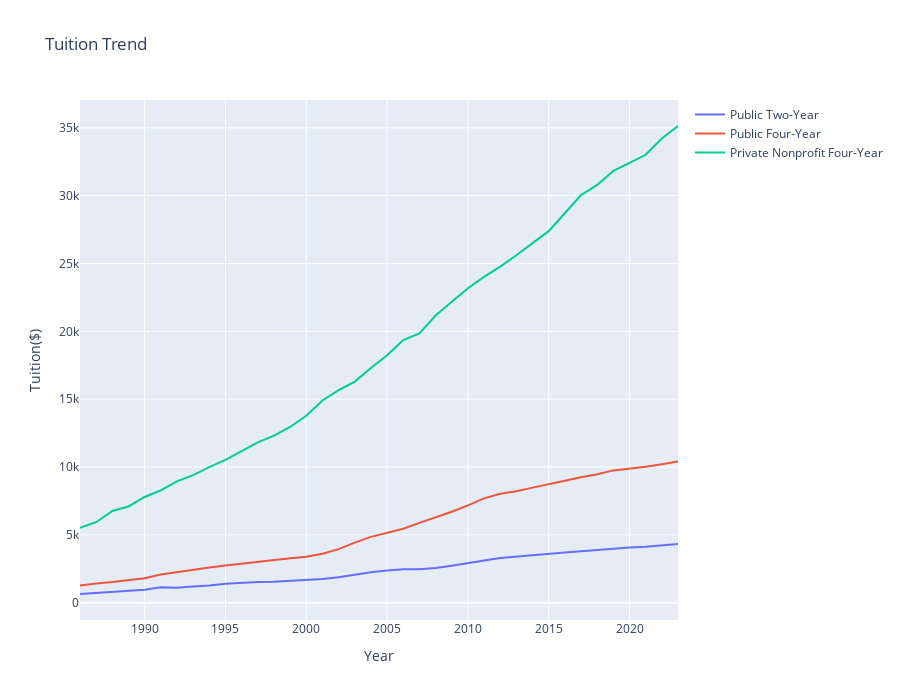

Notebook code cell kept with this figure:
### Code cell
import plotly.express as px

# Assuming df is your DataFrame containing the data
fig = px.line(df, x="Year", y=df.columns[1:], title="Tuition Trend", labels={'Year': 'Year', 'value': 'Tuition($)'}, width=900, height=700)
fig.update_layout(xaxis_title='Year', yaxis_title='Tuition($)', legend_title='')


fig.show()
fig.write_html("../../graphs/html/one.html")

### Figure 1 — Plotly figure (JSON) as saved in the notebook; plotly's stock layout.template omitted (floating-point values rounded to 4 significant figures)
{"data": [{"hovertemplate": "variable=Public Two-Year<br>Year=%{x}<br>Tuition($)=%{y}<extra></extra>", "legendgroup": "Public Two-Year", "line": {"color": "#636efa", "dash": "solid"}, "marker": {"symbol": "circle"}, "mode": "lines", "name": "Public Two-Year", "orientation": "v", "showlegend": true, "type": "scatter", "x": [1986, 1987, 1988, 1989, 1990, 1991, 1992, 1993, 1994, 1995, 1996, 1997, 1998, 1999, 2000, 2001, 2002, 2003, 2004, 2005, 2006, 2007, 2008, 2009, 2010, 2011, 2012, 2013, 2014, 2015, 2016, 2017, 2018, 2019, 2020, 2021, 2022, 2023], "xaxis": "x", "y": [640, 720, 800, 850, 950, 1130, 1100, 1200, 1270, 1400, 1480, 1530, 1550, 1600, 1700, 1750, 1880, 2070, 2240, 2370, 2460, 2460, 2550, 2720, 2890, 3110, 3290, 3400, 3520, 3610, 3700, 3790, 3900, 4000, 4070, 4130, 4220, 4330], "yaxis": "y"}, {"hovertemplate": "variable=Public Four-Year<br>Year=%{x}<br>Tuition($)=%{y}<extra></extra>", "legendgroup": "Public Four-Year", "line": {"color": "#EF553B", "dash": "solid"}, "marker": {"symbol": "circle"}, "mode": "lines", "name": "Public Four-Year", "orientation": "v", "showlegend": true, "type": "scatter", "x": [1986, 1987, 1988, 1989, 1990, 1991, 1992, 1993, 1994, 1995, 1996, 1997, 1998, 1999, 2000, 2001, 2002, 2003, 2004, 2005, 2006, 2007, 2008, 2009, 2010, 2011, 2012, 2013, 2014, 2015, 2016, 2017, 2018, 2019, 2020, 2021, 2022, 2023], "xaxis": "x", "y": [1260, 1420, 1520, 1640, 1800, 2070, 2260, 2430, 2590, 2740, 2880, 3040, 3160, 3280, 3380, 3610, 3950, 4430, 4850, 5170, 5450, 5880, 6270, 6700, 7170, 7690, 8030, 8220, 8480, 8710, 8980, 9250, 9470, 9750, 9860, 10020, 10200, 10410], "yaxis": "y"}, {"hovertemplate": "variable=Private Nonprofit Four-Year<br>Year=%{x}<br>Tuition($)=%{y}<extra></extra>", "legendgroup": "Private Nonprofit Four-Year", "line": {"color": "#00cc96", "dash": "solid"}, "marker": {"symbol": "circle"}, "mode": "lines", "name": "Private Nonprofit Four-Year", "orientation": "v", "showlegend": true, "type": "scatter", "x": [1986, 1987, 1988, 1989, 1990, 1991, 1992, 1993, 1994, 1995, 1996, 1997, 1998, 1999, 2000, 2001, 2002, 2003, 2004, 2005, 2006, 2007, 2008, 2009, 2010, 2011, 2012, 2013, 2014, 2015, 2016, 2017, 2018, 2019, 2020, 2021, 2022, 2023], "xaxis": "x", "y": [5520, 5930, 6760, 7090, 7790, 8280, 8940, 9400, 9990, 10530, 11170, 11810, 12310, 12950, 13770, 14900, 15660, 16290, 17290, 18230, 19360, 19850, 21160, 22170, 23170, 24010, 24770, 25600, 26470, 27380, 28700, 30040, 30790, 31820, 32410, 33010, 34210, 35130], "yaxis": "y"}], "layout": {"height": 700, "legend": {"title": {"text": ""}, "tracegroupgap": 0}, "title": {"text": "Tuition Trend"}, "width": 900, "xaxis": {"anchor": "y", "domain": [0, 1], "title": {"text": "Year"}}, "yaxis": {"anchor": "x", "domain": [0, 1], "title": {"text": "Tuition($)"}}}}
